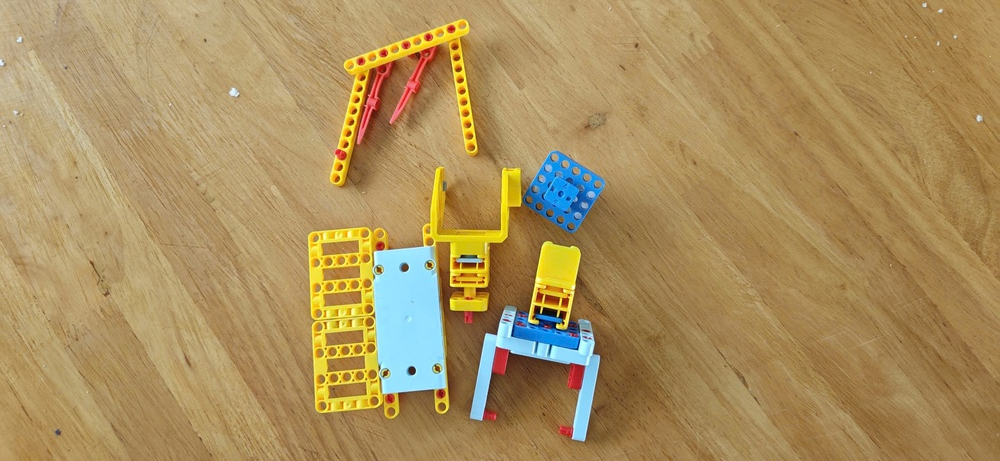
#> input picture lesson_1/images/sample.jpg, 1000 x 461 px, shrunk from 2560 x 1181 before the run, found by its file name
$ python CLAHE.py
#> lines starting #> are read from the running program, lines starting #| are printed output that depends on the picture
#> further down, img_bgr is the input picture: shape (461, 1000, 3); mean B, G, R 94.2, 143.5, 169.8
import cv2
import numpy as np
import matplotlib.pyplot as plt
import os

def tang_tuong_phan_clahe(img_bgr, clip_limit=2.0, tile_size=(8,8)):
    """
    Tăng tương phản bằng CLAHE trên kênh L (Lightness) của không gian LAB.
    Cách này giúp tăng độ nét mà không làm biến đổi màu sắc gốc của ảnh.
    """
#> called with clip_limit = 3, tile_size = (8, 8)
    # Bước 1: Chuyển sang không gian màu LAB
    img_lab = cv2.cvtColor(img_bgr, cv2.COLOR_BGR2LAB)
#> img_lab: shape (461, 1000, 3); mean of channels 0, 1, 2 155.7, 132.3, 157.8

    # Bước 2: Tách các kênh màu
    # L: Độ sáng (Lightness), A & B: Thông tin màu sắc
    L, A, B = cv2.split(img_lab)
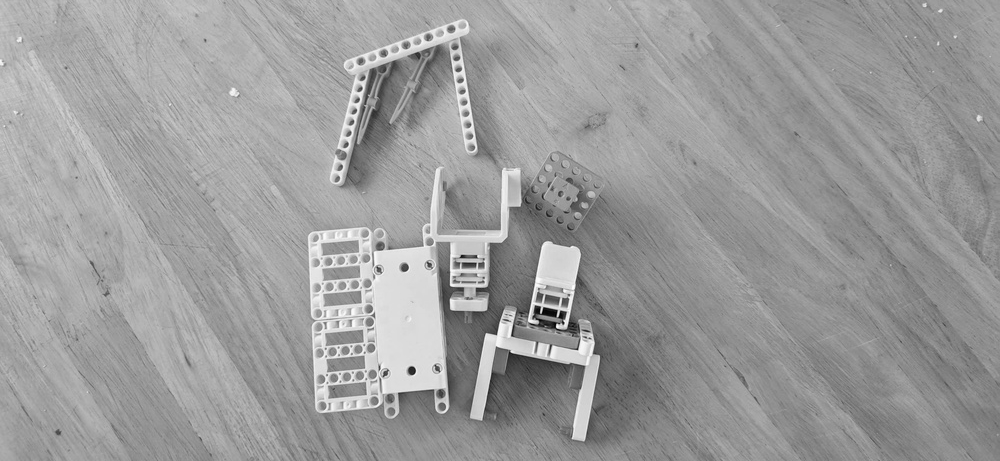
#> L: shape (461, 1000); min 2, max 252, mean 155.7
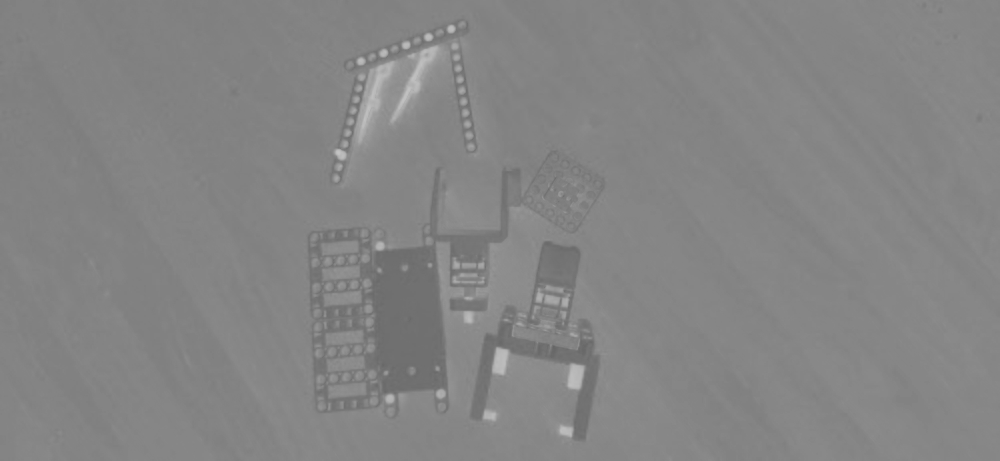
#> A: shape (461, 1000); min 102, max 196, mean 132.3
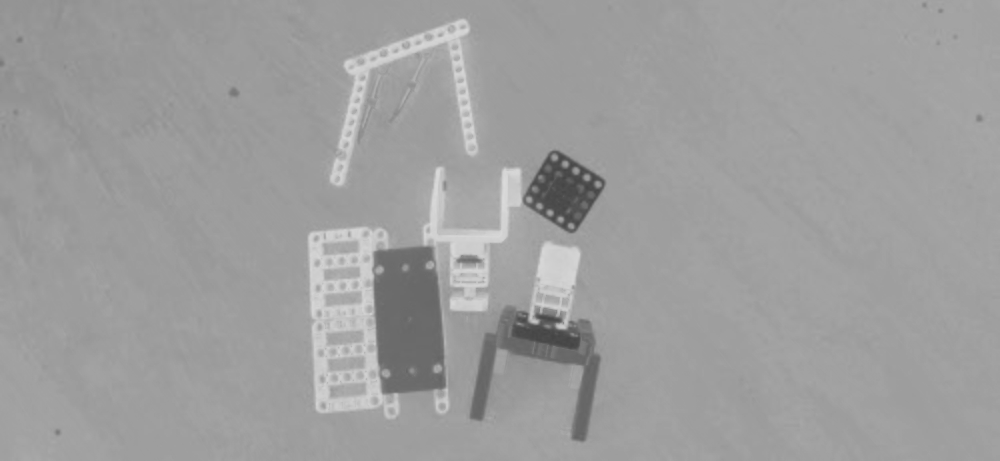
#> B: shape (461, 1000); min 68, max 219, mean 157.8

    # Bước 3: Khởi tạo và áp dụng CLAHE lên kênh L
    clahe = cv2.createCLAHE(clipLimit=clip_limit, tileGridSize=tile_size)
    L_clahe = clahe.apply(L)
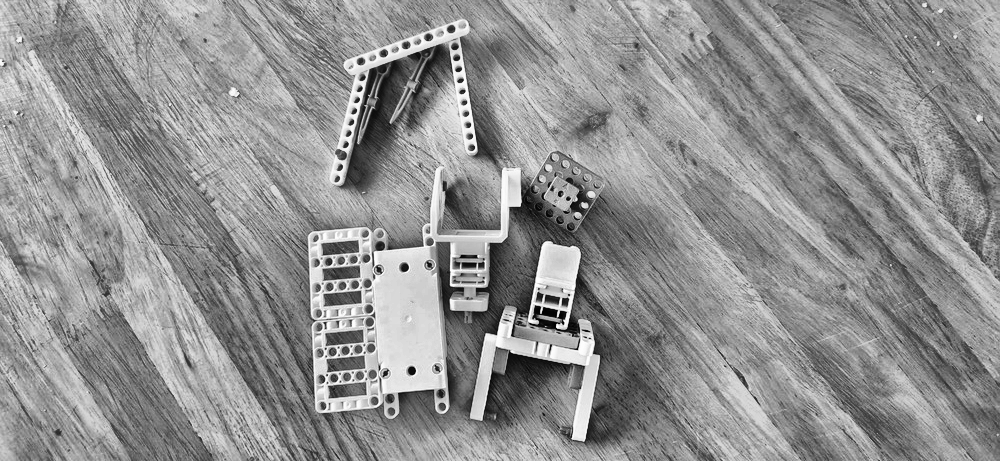
#> L_clahe: shape (461, 1000); min 0, max 255, mean 145.5

    # Bước 4: Ghép các kênh lại và chuyển ngược về BGR
    img_lab_clahe = cv2.merge([L_clahe, A, B])
#> img_lab_clahe: shape (461, 1000, 3); mean of channels 0, 1, 2 145.5, 132.3, 157.8
    ket_qua = cv2.cvtColor(img_lab_clahe, cv2.COLOR_LAB2BGR)
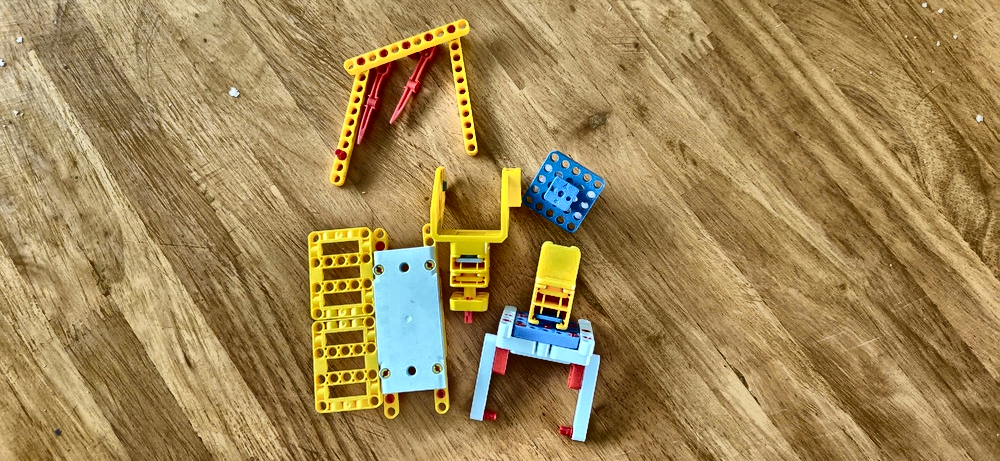
#> ket_qua: shape (461, 1000, 3); mean B, G, R 85.6, 134.2, 159.4

    return ket_qua

# === CHƯƠNG TRÌNH CHÍNH ===
img_path = "images/sample.jpg"
if not os.path.exists(img_path):
    print(f"Lỗi: Không tìm thấy ảnh tại {img_path}")
    exit()

img_bgr = cv2.imread(img_path)

# 1. Áp dụng CLAHE lên ảnh màu (thông qua không gian LAB)
img_clahe_color = tang_tuong_phan_clahe(img_bgr, clip_limit=3.0)

# 2. Áp dụng CLAHE lên ảnh xám để so sánh
img_gray = cv2.cvtColor(img_bgr, cv2.COLOR_BGR2GRAY)
clahe_obj = cv2.createCLAHE(clipLimit=3.0, tileGridSize=(8,8))
img_clahe_gray = clahe_obj.apply(img_gray)

# === HIỂN THỊ KẾT QUẢ ===
fig, axes = plt.subplots(1, 3, figsize=(18, 6))

# Ảnh gốc
axes[0].imshow(cv2.cvtColor(img_bgr, cv2.COLOR_BGR2RGB))
axes[0].set_title("1. Ảnh gốc")
axes[0].axis("off")

# CLAHE trên ảnh xám
axes[1].imshow(img_clahe_gray, cmap="gray")
axes[1].set_title("2. CLAHE (Ảnh xám)")
axes[1].axis("off")

# CLAHE trên LAB (Ảnh màu)
axes[2].imshow(cv2.cvtColor(img_clahe_color, cv2.COLOR_BGR2RGB))
axes[2].set_title("3. CLAHE trên kênh L (LAB)\nGiữ màu, tăng chi tiết")
axes[2].axis("off")

plt.tight_layout()

# Lưu kết quả
output_dir = "output"
if not os.path.exists(output_dir):
    os.makedirs(output_dir)
plt.savefig(f"{output_dir}/clahe_comparison.png", dpi=150)
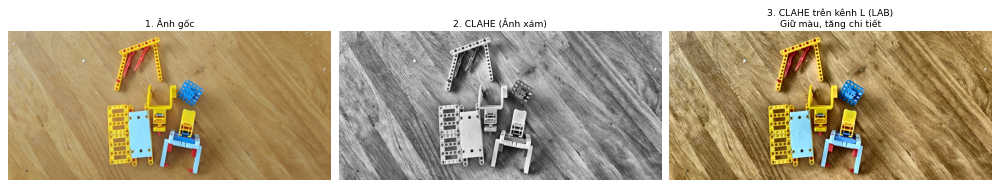
#> figure drawn by matplotlib, 3 panels

print("✓ Đã xử lý CLAHE thành công! Ảnh màu trông sẽ sắc nét và rõ chi tiết vùng tối hơn.")
plt.show()
